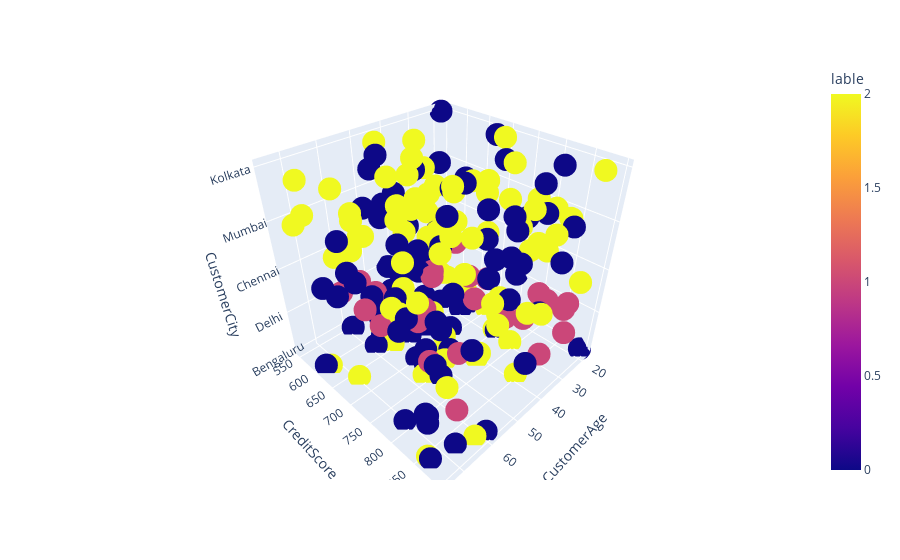

Here is the notebook cell this chart was saved with:
### Code cell
import plotly_express as px
px.scatter_3d(K_DF, 'CustomerAge', 'CreditScore', 'CustomerCity', color='lable')

### Figure 1 — Plotly figure (JSON) as saved in the notebook; plotly's stock layout.template omitted (floating-point values rounded to 4 significant figures; data arrays with more than 128 entries replaced by an {"elided": "..."} marker saying what was removed)
{"data": [{"hovertemplate": "CustomerAge=%{x}<br>CreditScore=%{y}<br>CustomerCity=%{z}<br>lable=%{marker.color}<extra></extra>", "legendgroup": "", "marker": {"color": {"elided": "200 int values"}, "coloraxis": "coloraxis", "symbol": "circle"}, "mode": "markers", "name": "", "scene": "scene", "showlegend": false, "type": "scatter3d", "x": {"elided": "200 int values"}, "y": {"elided": "200 int values"}, "z": {"elided": "200 str values"}}], "layout": {"coloraxis": {"colorbar": {"title": {"text": "lable"}}, "colorscale": [[0, "#0d0887"], [0.1111, "#46039f"], [0.2222, "#7201a8"], [0.3333, "#9c179e"], [0.4444, "#bd3786"], [0.5556, "#d8576b"], [0.6667, "#ed7953"], [0.7778, "#fb9f3a"], [0.8889, "#fdca26"], [1, "#f0f921"]]}, "legend": {"tracegroupgap": 0}, "margin": {"t": 60}, "scene": {"domain": {"x": [0, 1], "y": [0, 1]}, "xaxis": {"title": {"text": "CustomerAge"}}, "yaxis": {"title": {"text": "CreditScore"}}, "zaxis": {"title": {"text": "CustomerCity"}}}}}
